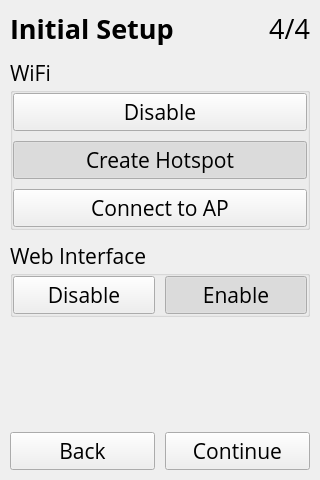
<?xml version="1.0" encoding="UTF-8"?>
<ui version="4.0">
 <class>MainWindow</class>
 <widget class="QMainWindow" name="MainWindow">
  <property name="geometry">
   <rect>
    <x>0</x>
    <y>0</y>
    <width>320</width>
    <height>480</height>
   </rect>
  </property>
  <property name="sizeIncrement">
   <size>
    <width>0</width>
    <height>0</height>
   </size>
  </property>
  <property name="font">
   <font>
    <family>Open Sans</family>
    <pointsize>16</pointsize>
   </font>
  </property>
  <property name="windowTitle">
   <string>Controller Setup</string>
  </property>
  <widget class="QWidget" name="centralwidget">
   <layout class="QVBoxLayout" name="verticalLayout">
    <property name="spacing">
     <number>10</number>
    </property>
    <property name="leftMargin">
     <number>10</number>
    </property>
    <property name="topMargin">
     <number>10</number>
    </property>
    <property name="rightMargin">
     <number>10</number>
    </property>
    <property name="bottomMargin">
     <number>10</number>
    </property>
    <item>
     <layout class="QHBoxLayout" name="layout_title">
      <item>
       <widget class="QLabel" name="label_title">
        <property name="maximumSize">
         <size>
          <width>16777215</width>
          <height>40</height>
         </size>
        </property>
        <property name="font">
         <font>
          <family>Open Sans</family>
          <pointsize>20</pointsize>
          <weight>75</weight>
          <bold>true</bold>
         </font>
        </property>
        <property name="text">
         <string>Initial Setup</string>
        </property>
        <property name="alignment">
         <set>Qt::AlignLeading|Qt::AlignLeft|Qt::AlignTop</set>
        </property>
       </widget>
      </item>
      <item>
       <widget class="QLabel" name="label_step">
        <property name="font">
         <font>
          <family>Open Sans</family>
          <pointsize>20</pointsize>
         </font>
        </property>
        <property name="text">
         <string>4/4</string>
        </property>
        <property name="alignment">
         <set>Qt::AlignRight|Qt::AlignTrailing|Qt::AlignVCenter</set>
        </property>
       </widget>
      </item>
     </layout>
    </item>
    <item>
     <widget class="QGroupBox" name="group_wifi">
      <property name="title">
       <string>WiFi</string>
      </property>
      <layout class="QVBoxLayout" name="verticalLayout_2">
       <property name="spacing">
        <number>10</number>
       </property>
       <property name="leftMargin">
        <number>0</number>
       </property>
       <property name="topMargin">
        <number>0</number>
       </property>
       <property name="rightMargin">
        <number>0</number>
       </property>
       <property name="bottomMargin">
        <number>0</number>
       </property>
       <item>
        <widget class="QPushButton" name="btn_wifi_disable">
         <property name="text">
          <string>Disable</string>
         </property>
         <property name="checkable">
          <bool>true</bool>
         </property>
         <property name="checked">
          <bool>false</bool>
         </property>
         <property name="autoExclusive">
          <bool>true</bool>
         </property>
        </widget>
       </item>
       <item>
        <widget class="QPushButton" name="btn_wifi_hotspot">
         <property name="text">
          <string>Create Hotspot</string>
         </property>
         <property name="checkable">
          <bool>true</bool>
         </property>
         <property name="checked">
          <bool>true</bool>
         </property>
         <property name="autoExclusive">
          <bool>true</bool>
         </property>
        </widget>
       </item>
       <item>
        <widget class="QPushButton" name="btn_wifi_connect">
         <property name="text">
          <string>Connect to AP</string>
         </property>
         <property name="checkable">
          <bool>true</bool>
         </property>
         <property name="autoExclusive">
          <bool>true</bool>
         </property>
        </widget>
       </item>
      </layout>
     </widget>
    </item>
    <item>
     <widget class="QGroupBox" name="group_web">
      <property name="title">
       <string>Web Interface</string>
      </property>
      <property name="flat">
       <bool>true</bool>
      </property>
      <layout class="QHBoxLayout" name="horizontalLayout_2">
       <property name="spacing">
        <number>10</number>
       </property>
       <property name="leftMargin">
        <number>0</number>
       </property>
       <property name="topMargin">
        <number>0</number>
       </property>
       <property name="rightMargin">
        <number>0</number>
       </property>
       <property name="bottomMargin">
        <number>0</number>
       </property>
       <item>
        <widget class="QPushButton" name="btn_web_disable">
         <property name="text">
          <string>Disable</string>
         </property>
         <property name="checkable">
          <bool>true</bool>
         </property>
         <property name="autoExclusive">
          <bool>true</bool>
         </property>
        </widget>
       </item>
       <item>
        <widget class="QPushButton" name="btn_web_enable">
         <property name="sizePolicy">
          <sizepolicy hsizetype="Minimum" vsizetype="Fixed">
           <horstretch>0</horstretch>
           <verstretch>0</verstretch>
          </sizepolicy>
         </property>
         <property name="minimumSize">
          <size>
           <width>0</width>
           <height>0</height>
          </size>
         </property>
         <property name="text">
          <string>Enable</string>
         </property>
         <property name="checkable">
          <bool>true</bool>
         </property>
         <property name="checked">
          <bool>true</bool>
         </property>
         <property name="autoExclusive">
          <bool>true</bool>
         </property>
        </widget>
       </item>
      </layout>
     </widget>
    </item>
    <item>
     <spacer name="spacer">
      <property name="orientation">
       <enum>Qt::Vertical</enum>
      </property>
      <property name="sizeHint" stdset="0">
       <size>
        <width>20</width>
        <height>40</height>
       </size>
      </property>
     </spacer>
    </item>
    <item>
     <layout class="QHBoxLayout" name="layout_nav">
      <property name="spacing">
       <number>10</number>
      </property>
      <item>
       <widget class="QPushButton" name="btn_back">
        <property name="text">
         <string>Back</string>
        </property>
       </widget>
      </item>
      <item>
       <widget class="QPushButton" name="btn_continue">
        <property name="text">
         <string>Continue</string>
        </property>
       </widget>
      </item>
     </layout>
    </item>
   </layout>
  </widget>
 </widget>
 <layoutdefault spacing="10" margin="5"/>
 <resources/>
 <connections/>
 <designerdata>
  <property name="gridDeltaX">
   <number>5</number>
  </property>
  <property name="gridDeltaY">
   <number>5</number>
  </property>
  <property name="gridSnapX">
   <bool>true</bool>
  </property>
  <property name="gridSnapY">
   <bool>true</bool>
  </property>
  <property name="gridVisible">
   <bool>true</bool>
  </property>
 </designerdata>
</ui>
